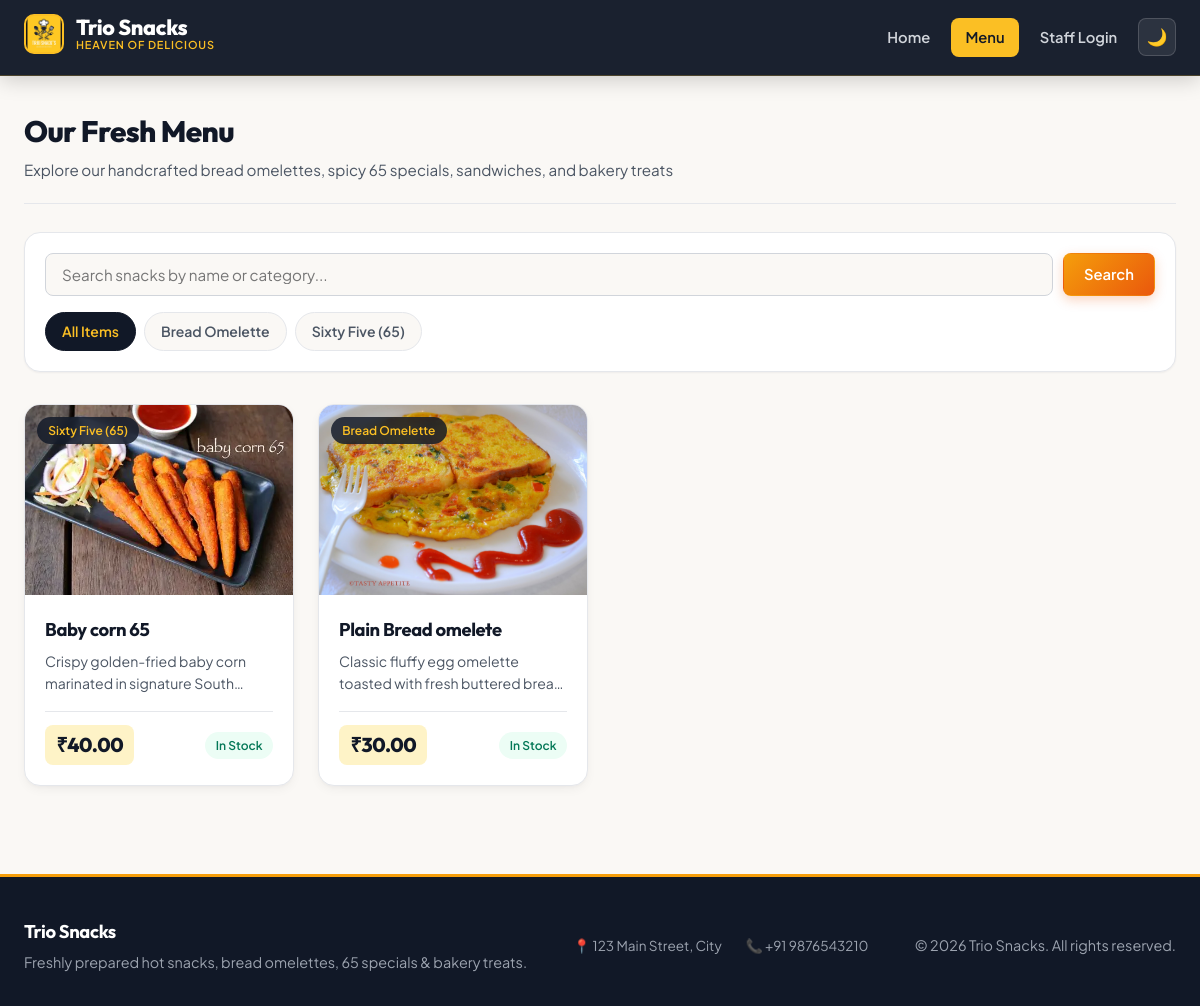
The page /menu on the database its author committed.
### models.py (models this page shows, shortened)
class Setting(db.Model):
    __tablename__ = "settings"
    id = db.Column(db.Integer, primary_key=True)
    key = db.Column(db.String(100), unique=True, nullable=False, index=True)
    value = db.Column(db.Text, nullable=False)
    description = db.Column(db.String(255))
    updated_at = db.Column(db.DateTime, default=datetime.utcnow, onupdate=datetime.utcnow)

class Product(db.Model):
    __tablename__ = "products"
    id = db.Column(db.Integer, primary_key=True)
    name = db.Column(db.String(200), nullable=False, index=True)
    category = db.Column(db.String(50), nullable=False, index=True)
    price = db.Column(db.Float, nullable=False)
    stock_quantity = db.Column(db.Integer, default=999, nullable=False)
    description = db.Column(db.Text, default="")
    image_url = db.Column(db.String(255))
    barcode = db.Column(db.String(100), unique=True, index=True, nullable=True)
    is_available = db.Column(db.Boolean, default=True, nullable=False)
    created_at = db.Column(db.DateTime, default=datetime.utcnow)
    updated_at = db.Column(db.DateTime, default=datetime.utcnow, onupdate=datetime.utcnow)
    order_items = db.relationship("OrderItem", backref="product", lazy=True)

### app.py (the view, shortened to what this page needs)
@app.route("/menu")
def menu():
    category = request.args.get("category", "all").strip()
    search = request.args.get("search", "").strip()
    query = Product.query.filter_by(is_available=True)
    if category and category != "all":
        query = query.filter_by(category=category)
    products = query.order_by(Product.name.asc()).all()
    raw_categories = (
        db.session.query(Product.category)
        .filter(Product.is_available.is_(True))
        .distinct()
        .order_by(Product.category.asc())
        .all()
    )
    categories = [c[0] for c in raw_categories if c[0]]
    return render_template(
        "menu.html",
        products=products,
        categories=categories,
        current_category=category,
        search_query=search,
    )

### app.py (called while the page is built)
def get_setting_value(key: str, default: str = "") -> str:
    try:
        setting = Setting.query.filter_by(key=key).first()
        return setting.value if setting and setting.value is not None else default
    except Exception:
        return default

@app.template_filter("format_category")
def format_category_filter(value: str) -> str:
    return format_category_label(value)

@app.context_processor
def inject_global_context():
    shop_name = get_setting_value("shop_name", "Trio Snacks")
    shop_logo = get_setting_value(
        "shop_logo", "20260103_141024_WhatsApp_Image_2026-01-03_at_12.56.07_PM.jpeg"
    )
    shop_address = get_setting_value("shop_address", "123 Main Street, City")
    shop_phone = get_setting_value("shop_phone", "+91 9876543210")
    return {
        "global_shop_name": shop_name,
        "global_shop_logo": shop_logo,
        "global_shop_address": shop_address,
        "global_shop_phone": shop_phone,
        "current_year": datetime.now().year,
    }

@app.before_request
def ensure_db_ready():
    if not _db_initialized:
        init_db()

### models.py (called while the page is built)
def format_category_label(raw_category: str) -> str:
    if not raw_category:
        return "General"
    if raw_category in CATEGORY_LABELS:
        return CATEGORY_LABELS[raw_category]
    return raw_category.replace("_", " ").strip().title()

### templates/menu.html (shortened to what this page needs)
{% extends "base.html" %}
{% block content %}
<div class="container">
    <div class="page-header">
        <div>
            <h1>Our Fresh Menu</h1>
            <p>Explore our handcrafted bread omelettes, spicy 65 specials, sandwiches, and bakery treats</p>
        </div>
    </div>
    <div class="menu-filters">
        <div class="search-box">
            <input type="text" id="search-input" placeholder="Search snacks by name or category..." value="{{ search_query }}" aria-label="Search snacks">
            <button type="button" class="btn btn-primary" onclick="searchMenuProducts()">Search</button>
        </div>
        <div class="category-filters">
            <a href="{{ url_for('menu', category='all', search=search_query) }}"
               class="category-btn {% if current_category == 'all' %}active{% endif %}">All Items</a>
            {% for category in categories %}
                <a href="{{ url_for('menu', category=category, search=search_query) }}"
                   class="category-btn {% if current_category == category %}active{% endif %}">
                    {{ category|format_category }}
                </a>
            {% endfor %}
        </div>
    </div>
    <div class="products-grid" id="menu-products-grid">
        {% for product in products %}
        <div class="product-card">
            <div class="product-media">
                {% if product.image_url %}
                    <img src="{{ url_for('static', filename='images/products/' + product.image_url) }}"
                         alt="{{ product.name }}"
                         class="product-image"
                         onerror="this.src='/uploads/{{ product.image_url }}'; this.onerror=function(){this.parentElement.innerHTML='<div class=\'product-image-placeholder\'>{{ product.name[0]|upper }}</div>';}">
                {% else %}
                    <div class="product-image-placeholder">{{ product.name[0]|upper }}</div>
                {% endif %}
                <span class="product-category-pill">{{ product.category|format_category }}</span>
            </div>
            <div class="product-info">
                <h3 class="product-name">{{ product.name }}</h3>
                {% if product.description %}
                    <p class="product-description">{{ product.description }}</p>
                {% else %}
                    <p class="product-description">Prepared fresh to order with signature spices.</p>
                {% endif %}
                <div class="product-footer">
                    <span class="product-price">₹{{ "%.2f"|format(product.price) }}</span>
                    {% if product.stock_quantity > 0 %}
                        <span class="stock-badge in-stock">In Stock</span>
                    {% else %}
                        <span class="stock-badge out-of-stock">Sold Out</span>
                    {% endif %}
                </div>
            </div>
        </div>
        {% endfor %}
    </div>
</div>
{% endblock %}

### templates/base.html (shortened to what this page needs)
<!DOCTYPE html>
<html lang="en">
<head>
    <link rel="stylesheet" href="{{ url_for('static', filename='css/main.css') }}">
    <link rel="stylesheet" href="{{ url_for('static', filename='css/dark-mode.css') }}">
</head>
<body>
    <nav class="navbar">
        <div class="container">
            <div class="nav-brand">
                <a href="{{ url_for('home') }}">
                    {% if global_shop_logo %}
                        <img src="{{ url_for('static', filename='images/' + global_shop_logo) }}"
                             alt="{{ global_shop_name }}"
                             class="nav-brand-logo"
                             onerror="this.style.display='none'">
                    {% else %}
                        <span class="nav-brand-badge">TS</span>
                    {% endif %}
                    <div class="nav-brand-text">
                        <span>{{ global_shop_name }}</span>
                        <span class="nav-brand-sub">Heaven of Delicious</span>
                    </div>
                </a>
            </div>
            <ul class="nav-menu" id="main-nav-menu">
                <li>
                    <a href="{{ url_for('home') }}" class="{% if request.path == '/' %}active{% endif %}">Home</a>
                </li>
                <li>
                    <a href="{{ url_for('menu') }}" class="{% if request.path.startswith('/menu') %}active{% endif %}">Menu</a>
                </li>
                {% if session.user_id %}
                    <li>
                        <a href="{{ url_for('billing') }}" class="{% if request.path.startswith('/billing') %}active{% endif %}">POS Billing</a>
                    </li>
                    <li>
                        <a href="{{ url_for('orders') }}" class="{% if request.path.startswith('/orders') %}active{% endif %}">Orders</a>
                    </li>
                    {% if session.role == 'admin' %}
                        <li>
                            <a href="{{ url_for('admin_dashboard') }}" class="{% if request.path.startswith('/admin') %}active{% endif %}">Admin</a>
                        </li>
                    {% endif %}
                    <li>
                        <a href="{{ url_for('logout') }}" class="nav-logout">Logout ({{ session.username }})</a>
                    </li>
                {% else %}
                    <li>
                        <a href="{{ url_for('login') }}" class="{% if request.path.startswith('/login') %}active{% endif %}">Staff Login</a>
                    </li>
                {% endif %}
                <li>
                    <button type="button" class="nav-theme-btn" data-theme-toggle title="Toggle Dark Mode">🌙</button>
                </li>
            </ul>
        </div>
    </nav>
    <main class="main-content">
        {% block content %}{% endblock %}
    </main>
    <footer class="footer">
        <div class="container">
            <div class="footer-grid">
                <div class="footer-brand">
                    <h4>{{ global_shop_name }}</h4>
                    <p>Freshly prepared hot snacks, bread omelettes, 65 specials &amp; bakery treats.</p>
                </div>
                <div class="footer-contact">
                    {% if global_shop_address %}
                        <span>📍 {{ global_shop_address }}</span>
                    {% endif %}
                    {% if global_shop_phone %}
                        <span>📞 {{ global_shop_phone }}</span>
                    {% endif %}
                </div>
                <div>
                    <p>&copy; {{ current_year }} {{ global_shop_name }}. All rights reserved.</p>
                </div>
            </div>
        </div>
    </footer>
</body>
</html>

### rows shown on the page
Setting: value (picture)
Setting: value "Trio Snacks"
Product: image_url (picture), category "Sixty Five (65)", name "Baby corn 65", description "Crispy golden-fried baby corn marinated in signature…", price "40.00", stock_quantity "In Stock"
Product: image_url (picture), category "Bread Omelette", name "Plain Bread omelete", description "Classic fluffy egg omelette toasted with fresh buttered…", price "30.00", stock_quantity "In Stock"
Setting: value "123 Main Street, City"
Setting: value "+91 9876543210"

### other values the page prints
{{ category|format_category }} "Bread Omelette" "Sixty Five (65)"
